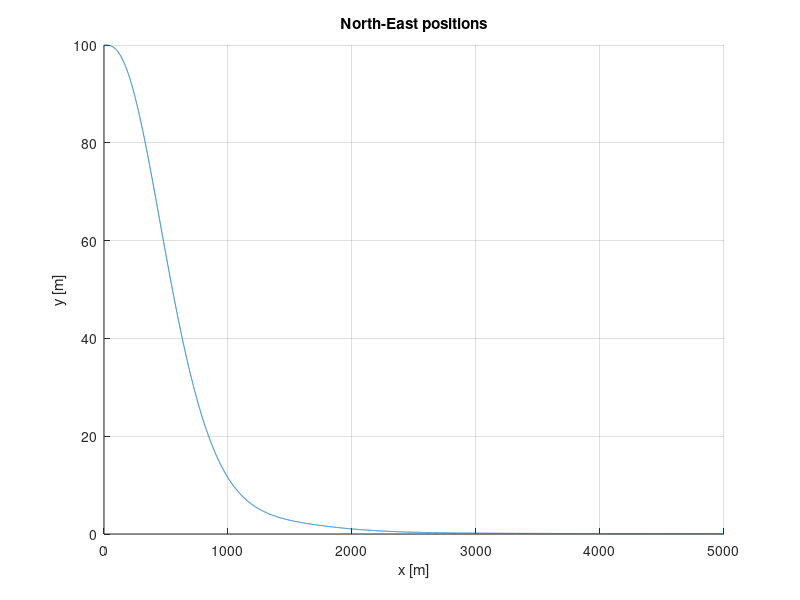
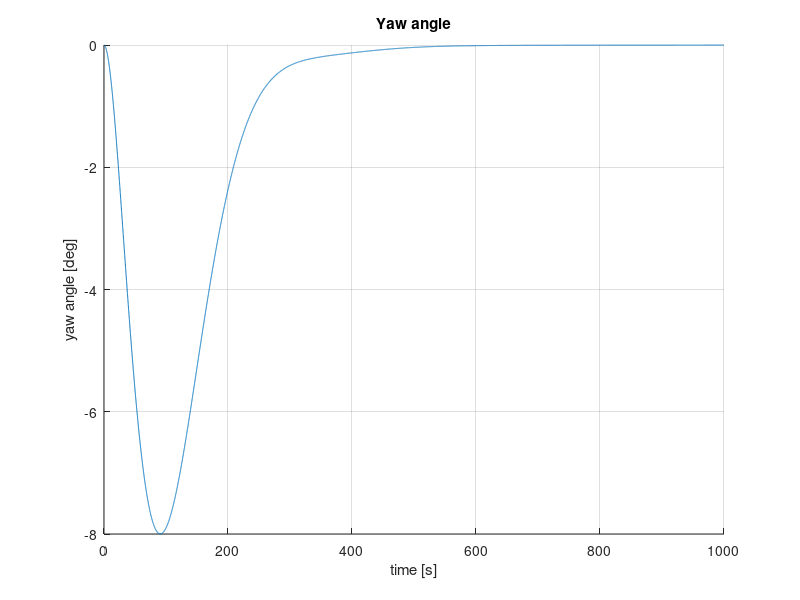
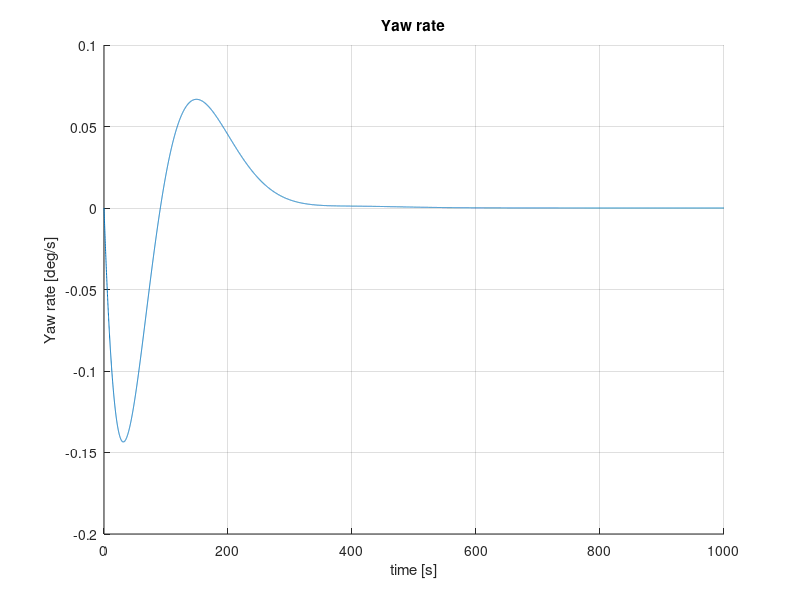
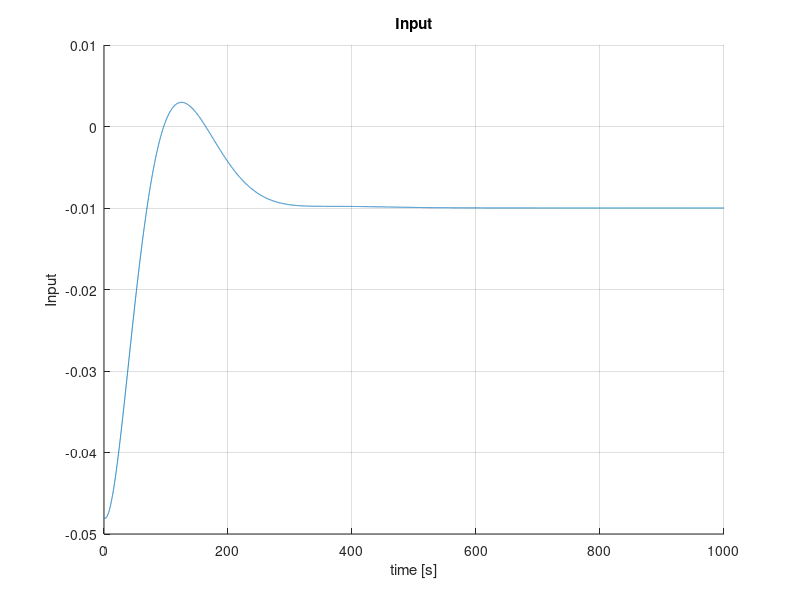

The MATLAB source for these figures, in order:
clear all;
% close all;

% constants
b = 0.001;                   % bias
U = 5;                       % total speed
h = 0.1;                     % sample time
N  = 10000;                  % number of samples

% constants
deg2rad = pi/180;   
rad2deg = 180/pi;

% Nomoto gians and constants
T = 20;
k = 0.1;

% PID controller gians
kp = 0.00048;
ki = 0.00000008;
kd = 0.051;

% memory allocation
x = zeros(N+1,1);
y = zeros(N+1,1);
% ypid = zeros(N+1,1);
psi = zeros(N+1,1);
xdot = zeros(N+1,1);
ydot = zeros(N+1,1);
% ydotpid = zeros(N+1,1);
r = zeros(N+1,1);
rdot = zeros(N+1,1);
delta = zeros(N+1,1);
t = zeros(N+1,1);

% initial conditions
x(1) = 0;
y(1) = 100;
% ypid(1) = 100;
psi(1) = 0;
xdot(1) = 0;
ydot(1) = 0;
% ydotpid(1) = 0;
r(1) = 0;
t(1) = 0;

% % transfer function
% sys = tf(0.5,[20 1 0 0]);
% bode(sys)

% for-end loop
for i = 1:N+1
    t(i) = (i-1)*h;
    
    delta(i) = -kp*y(i)-kd*U*psi(i)-ki*trapz(y);          % PID controller
    if delta(i) > 20*deg2rad                              % input saturation
        delta(i) = 20*deg2rad;
    end
    if delta(i) < -20*deg2rad
        delta(i) = -20*deg2rad;
    end
    
    rdot(i+1) = -r(i)/T+k*delta(i)/T+b/T;                 % Nomoto model
    r(i+1) = r(i)+rdot(i+1)*h;
    psi(i+1) = psi(i)+r(i+1)*h;
    
    xdot(i+1) = U*cos(psi(i+1));
    ydot(i+1) = U*sin(psi(i+1));
%     ydotpid(i+1) = U*psi(i+1);
    
    x(i+1) = x(i)+xdot(i+1)*h;
    y(i+1) = y(i)+ydot(i+1)*h;
%     ypid(i+1) = ypid(i)+ydotpid(i+1)*h;
    
end

psi = psi*rad2deg;
r = r*rad2deg;
psi(N+1) = [];
r(N+1) = [];


% plot figures
figure (1); clf;
hold on;
plot(x,y);
hold off;
grid on;
title('North-East positions');
xlabel('x [m]'); 
ylabel('y [m]');

figure (2); clf;
hold on;
plot(t, psi);
hold off;
grid on;
title('Yaw angle');
xlabel('time [s]'); 
ylabel('yaw angle [deg]');

figure (3); clf;
hold on;
plot(t, r);
hold off;
grid on;
title('Yaw rate');
xlabel('time [s]'); 
ylabel('Yaw rate [deg/s]');

figure (4); clf;
hold on;
plot(t, delta);
hold off;
grid on;
title('Input');
xlabel('time [s]'); 
ylabel('Input');